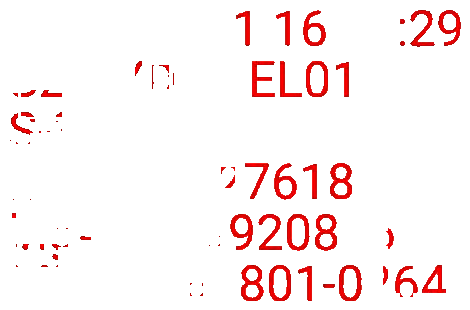
#> input picture debug_isolated_watermark.png, 470 x 310 px
$ python -i preprocess.py   (imports and definitions only)
#> lines starting #> are read from the running program, lines starting #| are printed output that depends on the picture
"""
core/preprocess.py
Light preprocessing to help MSER find character-shaped regions.
"""
import cv2


def _preprocess_for_mser(arr):
    """
    Light prep so MSER finds character-like regions rather than noise.
    """
    gray = cv2.cvtColor(arr, cv2.COLOR_RGB2GRAY)
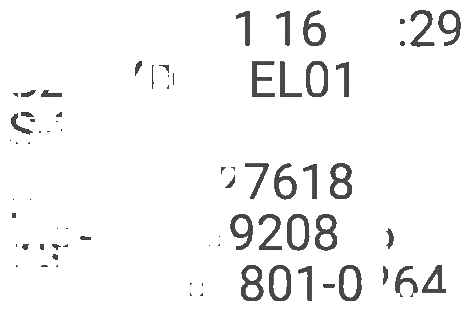
#> gray: shape (310, 470); min 43, max 255, mean 244.3
    gray = cv2.bilateralFilter(gray, d=9, sigmaColor=75, sigmaSpace=75)
    gray = cv2.equalizeHist(gray)
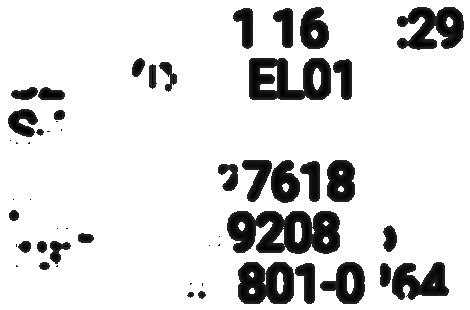
#> gray: shape (310, 470); min 0, max 255, mean 219.6
    return gray

>>> import cv2
>>> picture = cv2.cvtColor(cv2.imread('../debug_isolated_watermark.png'), cv2.COLOR_BGR2RGB)
>>> result = _preprocess_for_mser(picture)
